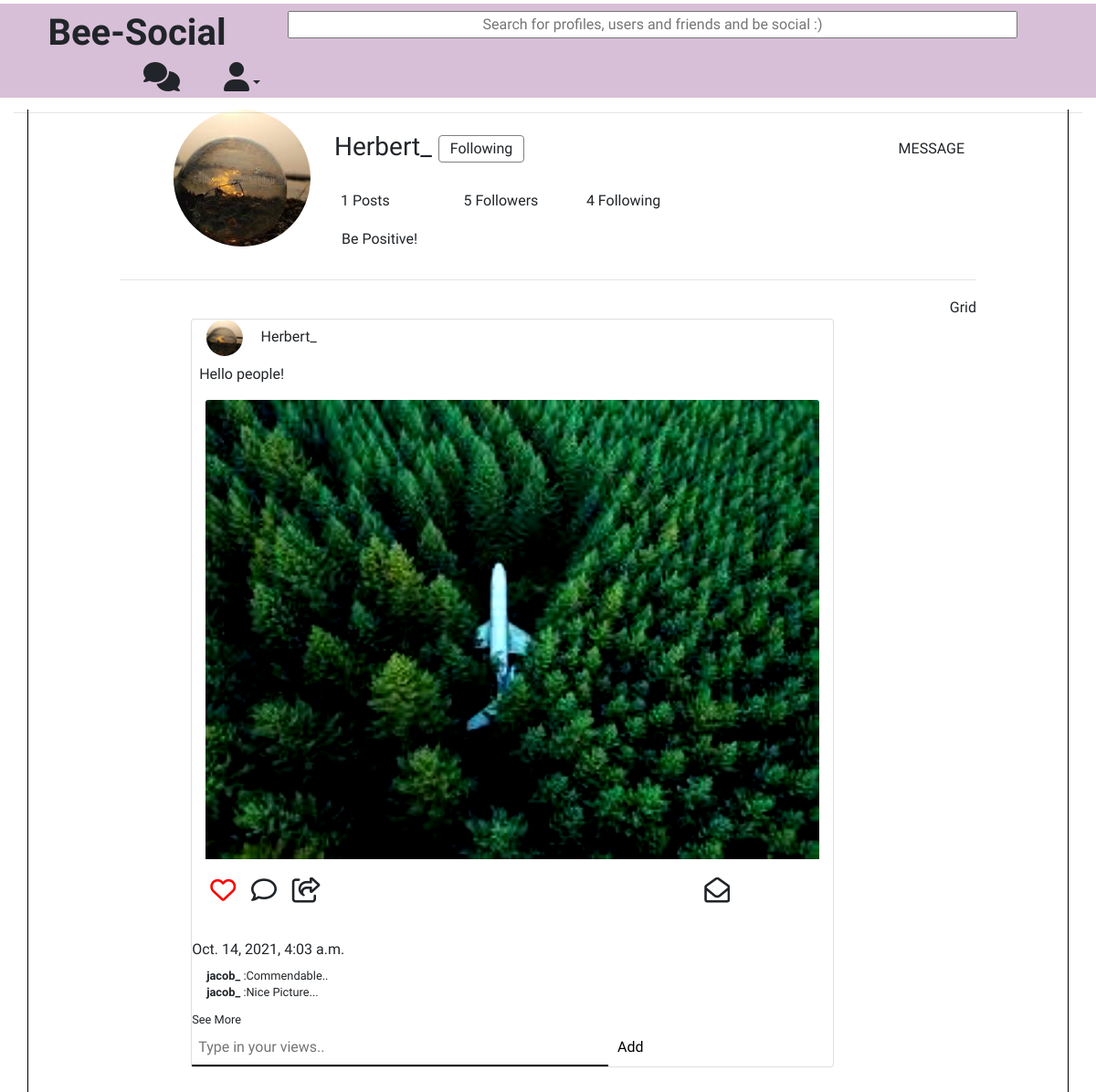
Screenshot of /social/photos/18 (signed in) with the database file from the repository.
### Social/models.py (models this page shows, shortened)
class Profile(models.Model):
	pimage=models.ImageField(blank=True,null=True,default='user.png',upload_to='images/')
	user=models.OneToOneField(User,on_delete=models.CASCADE)
	bio=models.CharField(max_length=200)
	followers=models.ManyToManyField('self',null=True,blank=True,related_name='f1',symmetrical=False)
	following=models.ManyToManyField('self',null=True,blank=True,related_name='f2',symmetrical=False)
	def countPosts(self):
		posts=Post.objects.filter(profile__pk=self.pk)
		return len(posts)
	def getPosts(self):
		posts=Post.objects.filter(profile__pk=self.pk)
		return posts

class Post(models.Model):
	caption=models.CharField(max_length=2000)
	image=models.ImageField(blank=True,upload_to='images/')
	time=models.DateTimeField()
	profile=models.ForeignKey(Profile,on_delete=models.CASCADE)
	comments=models.ManyToManyField('Comment',blank=True)
	filterNum=models.IntegerField(blank=True,null=True)
	likes=models.IntegerField(blank=True,null=True,default=0)
	pLiked=models.ManyToManyField(User,null=True,blank=True)

class Comment(models.Model):
	user=models.ForeignKey(User,on_delete=models.CASCADE, blank=True,null=True)
	comment=models.CharField(max_length=100)
	time=models.DateTimeField(auto_now_add=True)

### Social/views.py (the view)
# urls.py: path('photos/<pk>',views.profileposts,name='profileposts'),
def profileposts(request,pk):
	profile=Profile.objects.get(pk=pk)
	postcount=profile.countPosts()
	posts=profile.getPosts()
	profile2=Profile.objects.get(user=request.user)
	return render(request,'profileposts.html',{'profile':profile,'profile2':profile2,'postcount':postcount,'posts':posts})

### Social/templates/profileposts.html (shortened to what this page needs)
{% extends 'base.html' %}
{% block content%}
<div class='container-fluid fix'>
	<div class='row pt-2 pb-1 warning'>
		<div class='col-sm-3 d-flex justify-content-center'>
			<h1><a href="{% url 'Social:index'%}"><b>Bee-Social</b></h1>
		</div>
		<div class='col-sm-6 d-flex align-items-center'>
			<form id='search'>
				<input class='text-center'type="text" name="search" size=83 placeholder='Search for profiles, users and friends and be social :)'>
			</form>
		</div>
		<div class='col-sm-3 d-flex justify-content-end align-items-center'>
			<a href=""><i class="fas fa-comments fa-2x pr-5"></i></a>
			<div class='dropdown'>
				<a class='dropdown-toggle' id='dropdownMenuLink' data-toggle='dropdown' ><i class="fa fa-user fa-2x drop-down" aria-hidden="true"></i></a>
			</div>
		</div>
	</div>
	<hr>
</div>
<br><br><br><br><br>
<div class='container profilebox '>
	<div class='row'>
		<div class='col-sm-3 text-right'><img src="{{profile.pimage.url}}" class='round' alt='problem' height='150px' width="auto"></div>
		<div class='col-sm-5'>
			<br>
			<div class='pl-2 row'>
				{% if profile.user == request.user %}
				<h3>{{profile.user.username}}<a href='#popup1'> <button class='btn btn-lead edit'>Edit Profile <i class="fas fa-cogs"></i></button></a></h3>
				{% else %}
					{% if profile.followers.all %}
						{% if profile2 in profile.followers.all %}
							<h3>{{profile.user.username}} <button id='fbutton' onclick="follow({{profile.pk}})" class='btn btn-lead edit'>Following</button></h3>
							{% else%}
							<h3>{{profile.user.username}} <button id='fbutton' onclick="follow({{profile.pk}})" class='btn btn-lead edit'>Follow</button></h3>
							{% endif%}
					{% else%}
						<h3>{{profile.user.username}} <button id='fbutton' onclick="follow({{profile.pk}})" class='btn btn-lead edit'>Follow</button></a></h3>
					{% endif%}
				{% endif%}
			</div>
			<br>
			<div class='row'>
					<div class='col text-left'>
					<h6>{{postcount}} Posts</h6>
				</div>
				<div class='col text-left'>
					<h6 id="followers">{{profile.followers.count}} Followers</h6>
				</div>
				<div class='col text-left'>
					<h6>{{profile.following.count}} Following</h6>
				</div>
			</div>
			<div class='row break'>
				<div class='col'>
					<div class='row'><h6 class='pl-3'><b>{{profile.user.first_name}} {{profile.user.last_name}}</b></h6></div>
				<div class='row'><p class='pl-3'>{{profile.bio}}</p></div>
				</div>
			</div>
		</div>
		<div class='col-sm-4 text-right'>
			<br>
			<a href="{% url 'Social:message' pk=profile.pk %}"><button class='align-self-right btn btn-lead'>MESSAGE</button></a>
		</div>
	</div>
	<hr>
	<div class='row'>
		<div class='col text-right'><a class='discolor' href="{% url 'Social:profile' pk=profile.pk %}">Grid</a></div>
	</div>
	<div class='container main'>
	<div class='row'>
		<div class='col-sm-1'></div>
		<div class='col-sm-9'>
			{% for post in posts reversed%}
			<div class='row d-flex card bg-white' id='{{post.pk}}' >
				<h6> <img src='{{post.profile.pimage.url}}' class='round' alt='problem' height="40px" weight='40px'> <a href="">{{post.profile.user.username}}</a></h6>
				<p class='card-text pl-2'> {{post.caption}}</p>
				<div class='container'>
					{% if post.filterNum == 6 %}
					<img ondblclick="like({{post.pk}})" style="filter:contrast(150%)" class='card-img-top' src='{{post.image.url}}' alt='Problem' max-width="100" max-height='100'>{% endif%}
				</div>
				<div class='card-body likecommentshare d-flex'>
					{% if profile.user in post.pLiked.all%}
					<pre><i onclick="like({{post.pk}})" class=" red far fa-heart fa-2x" id="heart{{post.pk}}"></i>  <i onclick="commentfocus({{post.pk}})" class="far fa-comment fa-2x"></i>  <i class="far fa-share-square fa-2x"></i>                                                  <i class="far fa-envelope-open fa-2x align-self-end"></i></pre>
					{% endif%}
				</div>
				<p>{{post.time}}</p>
				<div class='comments pl-3'>
				{% if post.comments%}
					{% for comment in post.comments.all reversed%}
					{% if forloop.counter < 3 %}
					<small><p><b><a href='#'>{{comment.user}}</a></b>
					:{{comment.comment}}</p></small>
					{% endif %}
					{% endfor%}
				{% endif%}
				</div>
					<div class='readmore'>
						<small><a href="{% url 'Social:seemore' pk=post.pk %}">See More</a></small>
					</div>
					<form method="POST" action="{% url 'Social:add_comment' pk=post.pk %}">
						<input id="comments{{post.pk}}" class='inputcomment' type="text" name="comment" placeholder="Type in your views..">
						<button class='commentbutton' type="submit">Add</button>
					</form>
			</div>
			<br>
			<br>
			{% endfor%}
		</div>
		<div class='col-sm-2'></div>
	</div>
	</div>
</div>
{% endblock%}

### Social/templates/base.html (style rules this page uses)
body { font-family: 'ABeeZee', sans-serif; }
.warning { background-color:#D8BFD8; }

### Social/templates/profileposts.html (style rules this page uses)
button { background-color: Transparent; background-repeat:no-repeat; border: none; cursor:pointer; overflow: hidden; outline:none; }
a { color: inherit; }
a:link { text-decoration: none; }
.round { clip-path: circle(); }
hr { padding-bottom:2px; }
.comments { line-height: 2px; }
.inputcomment { width: 65%; border: none; border-bottom: 2px solid black; padding: 7px; }
.commentbutton { height:20px; }
.discolor { text-decoration: none; }
.fix { position:fixed; top: 0 ; width:100%; z-index: 2 }
.profilebox { padding-left: 100px; padding-right: 100px; margin-left: auto; margin-right: auto; border-right: 1px solid black; border-left: 1px solid black; position:relative; z-index: 1; }
.edit { border: 1px solid grey; padding-top: 1%; padding-bottom: 1%; }
.break { padding-top: 5px; }
.red { color: red; }
.fa-heart { cursor: pointer; }
.fa-comment { cursor: pointer; }
.fa-share-square { cursor: pointer; }
.fa-envelope-open { cursor: pointer; }

### rows the page displays
Profile: pimage (picture), user.username "Herbert_", followers.count "5", following.count "4", bio "Be Positive!"
Post: profile.pimage (picture), profile.user.username "Herbert_", caption "Hello people!", image (picture), time "Oct. 14, 2021, 4:03 a.m."
Comment: user "jacob_", comment "Commendable.."
Comment: user "jacob_", comment "Nice Picture..."

### other values shown
{{ postcount }} "1"
